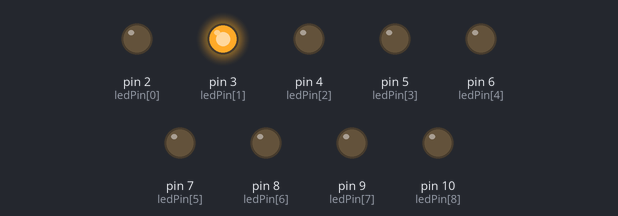
The sketch below on a simulated Arduino Uno, built with avr-gcc and run on an emulated ATmega328P. On the bench: output pins drawn as LEDs (lit = HIGH).

Above: at 0.05 s.
At 0.55 s:
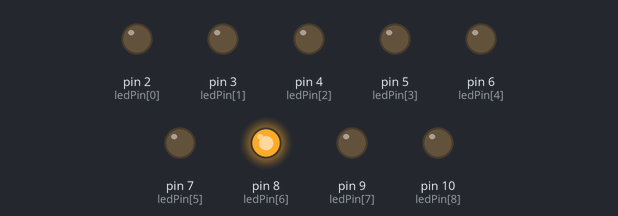
At 1.05 s:
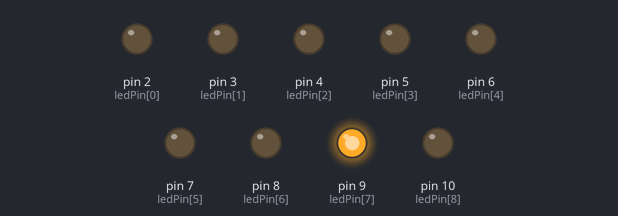
At 2.05 s:
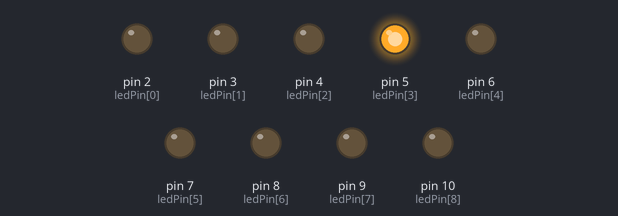
At 3.15 s:
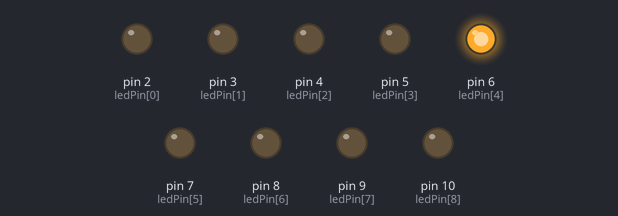
At 4.05 s:
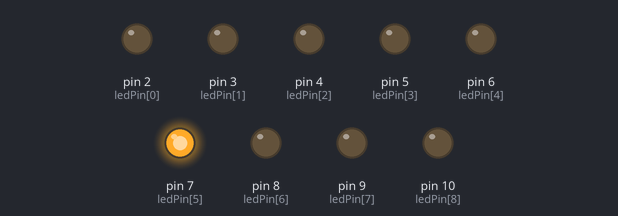
Timing chart, 0 to 4.3 s (numbered marks = the images above):
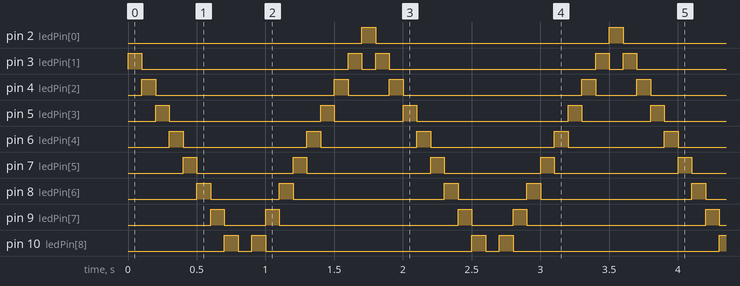

Measured:
- by itself, pin 2 (ledPin[0]): alternates HIGH for 0.10 s and LOW for 1.7 s
- by itself, pin 3 (ledPin[1]): repeats every 1.8 s: LOW 1.5 s, HIGH 0.10 s, LOW 0.10 s, HIGH 0.10 s
- by itself, pin 4 (ledPin[2]): repeats every 1.8 s: LOW 1.3 s, HIGH 0.10 s, LOW 0.30 s, HIGH 0.10 s
- by itself, pin 5 (ledPin[3]): repeats every 1.8 s: LOW 1.1 s, HIGH 0.10 s, LOW 0.50 s, HIGH 0.10 s
- by itself, pin 6 (ledPin[4]): repeats every 1.8 s: LOW 0.90 s, HIGH 0.10 s, LOW 0.70 s, HIGH 0.10 s
- by itself, pin 7 (ledPin[5]): repeats every 1.8 s: LOW 0.70 s, HIGH 0.10 s, LOW 0.90 s, HIGH 0.10 s
- by itself, pin 8 (ledPin[6]): repeats every 1.8 s: LOW 0.50 s, HIGH 0.10 s, LOW 1.1 s, HIGH 0.10 s
- by itself, pin 9 (ledPin[7]): repeats every 1.8 s: LOW 0.30 s, HIGH 0.10 s, LOW 1.3 s, HIGH 0.10 s

The sketch:

timerKarasimsek.ino
```cpp
int sayac = 0, sonSayac = 0;

int ledPin[9] = {2, 3, 4, 5, 6, 7, 8, 9, 10};

bool arttir = true;

void setup() {

  // put your setup code here, to run once:
  cli();
  TCCR1A = 0;// TCCR1A register 0'lanıyor
  TCCR1B = 0;// TCCR1B register 0'lanıyor
  TCNT1  = 0;//sayac değeri  0'la
  // OCRxA karşılaştırma registeri 1Hz değer için ayarlanıyor
  //16 MHz osilatör,10Hz timer1 ın çalışma frekansı,1024 prescalar
  OCR1A = 1562;// = (16*10^6) / (1*1024) - 1 (değer 65536 dan küçük)
  //   CTC mod açılıyor.
  TCCR1B |= (1 << WGM12);
  //   CS10 ve CS12 bitleri 1024 prescaler için ayarlanıyor
  TCCR1B |= (1 << CS12) | (1 << CS10);
  // timer karşılaştırma interruptı aktifleştiriliyor
  TIMSK1 |= (1 << OCIE1A);
  sei();

  for (int i = 0; i < 9; i++)
  {
    pinMode(ledPin[i], OUTPUT);
  }
}

ISR(TIMER1_COMPA_vect) {  //timer1 interrupt ı 10Hz de tetikleniyor.
  if (arttir)
  {
    sayac++;
  } else {
    sayac--;
  }

  if (sayac == 9) arttir = false;
  if (sayac == 0) arttir = true;
}

void loop() {
  // put your main code here, to run repeatedly:
  if (sayac != sonSayac)
  {
    //tüm ledleri söndür
    for (int i = 0; i < 9; i++)
    {
      digitalWrite(ledPin[i], LOW);
    }

    //sırası gelen ledi yak
    digitalWrite(ledPin[sayac], HIGH);

    //son sayac değerini bir sonraki değişime kadar hafızada tut
    sonSayac = sayac;
  }
}
```
